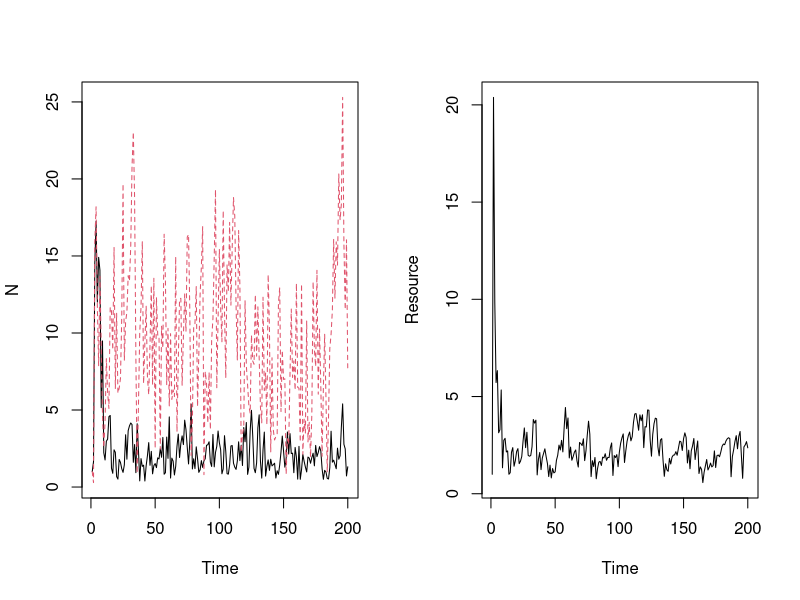

The R source for this figure:
## Semi-discrete storage effect model of two species   ## 
## coexisting on one essential resource                ##

####
#### 3/19/2014
#### atredenn@gmail.com
####

##  MODEL DESCRIPTION
# species "split" themselves between a dormant, low-mortaility stage (D) and 
#   a higher mortality, high growth stage (N)
# The single resource is R
# There are two sources of variability: an environmental cue that drives the
#   storage effect, and resource variability

# clear the workspace
rm(list=ls())

####
#### Initial conditions and global variables ------------------------
####
maxTime <- 200 
burn.in <- maxTime/10
DNR <- c(D=c(1,1),N=c(1,1),R=100)
Rmu <- 2      #mean resource pulse (on log scale)
Rsd <- 0    #std dev of resource pulses (on log scale)
sigE <- 1     #environmental cue variability
rho <- 0      #environmental cue correlation between species

####
#### Load relevant libraries ----------------------------------------
####
library(deSolve)
library(mvtnorm)
library(ggplot2)
library(reshape2)
library(gridExtra)


####
#### Model function -------------------------------------------------
####
## Continuous model
updateDNR <- function(t, DNR, parms){
  with(as.list(c(DNR, parms)), {
    dD1dt = -(mD[1]*D1)
    dD2dt = -(mD[2]*D2)
    dN1dt = N1*(r[1]*exp(-k1[1]*exp(-k2[1]*R)) - mN[1])
    dN2dt = N2*(r[2]*exp(-k1[2]*exp(-k2[2]*R)) - mN[2])
    dRdt = -1* ((dN1dt + mN[1]*N1) + (dN2dt + mN[2]*N2))
    list(c(dD1dt, dD2dt, dN1dt, dN2dt, dRdt)) #output
  })
}

## Discrete model
gfun <- function(t, y, parms){
  with (as.list(y),{
    g1 <- gVec1[t]
    g2 <- gVec2[t]
    D1 <- D1 - (N1+D1)*g1 + N1
    D2 <- D2 - (N2+D2)*g2 + N2
    N1 <- 0+(N1+D1)*g1
    N2 <- 0+(N2+D2)*g2
    R <- R + Rvector[t]
    return(c(D1, D2, N1, N2, R))
  })
}


#TODO: try to implement event function and event data at the same time

####
#### Simulate model -----------------------------------------------------
####
simTime <- seq(1,maxTime,by=1)
parms <- list(
  r = c(5,5),          #max growth rate for genotype A and a
  k1 = c(20,20),       #right offset for growth rates 
  k2 = c(0.08,0.08),    #rates at which max is approached
  mN = c(0.5,0.5),      #live biomass loss (mortality) rates 
  mD = c(0.001, 0.001) #dormant biomass loss (mortality) rates
)

# Get "germination" fractions for each year
getG <- function(sigE, rho, nTime){
  varcov <- matrix(c(sigE, rho*sigE, rho*sigE, sigE), 2, 2)
  e <- rmvnorm(n = nTime, mean = c(0,0), sigma = varcov)
  g <- exp(e) / (1+exp(e))
  return(g)
}
gVec <- getG(sigE = sigE, rho = rho, nTime = maxTime)
gVec1 <- gVec[,1]
gVec2 <- gVec[,2]

# Set random resource fluctuations
Rvector <- rlnorm(maxTime,Rmu,Rsd)

# Run the model
output = as.data.frame(ode(y = DNR, times = simTime, func = updateDNR, parms = parms,
                           events = list(func = gfun, times=simTime)))

####
#### Make some plots ----------------------------------------------
####
par(mfrow=c(1,2))
matplot(output[,1],output[,2:3],xlab="Time",ylab="N",type="l")
plot(output[,1],output[,4],xlab="Time",ylab="Resource",type="l")
